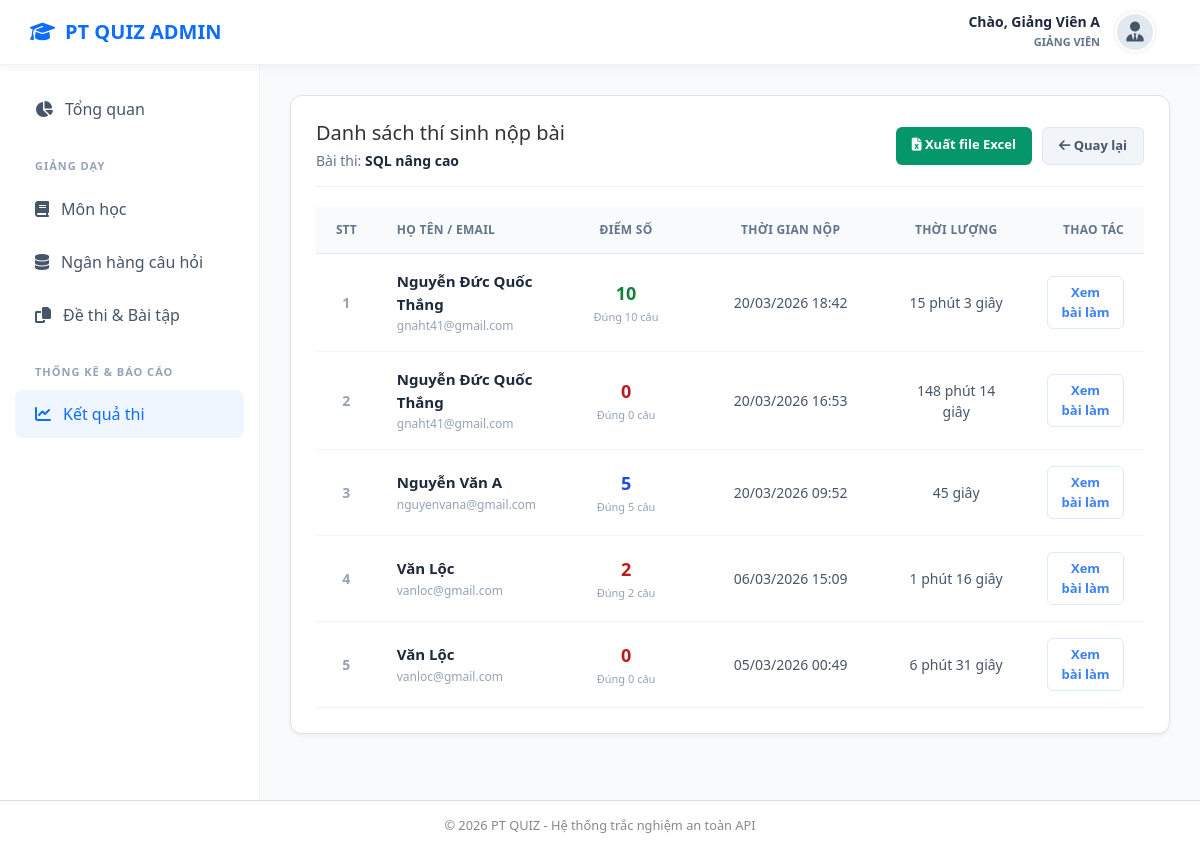
The app's page /index.php?act=ketqua-thi&id_baithi=34 (signed in), older data.
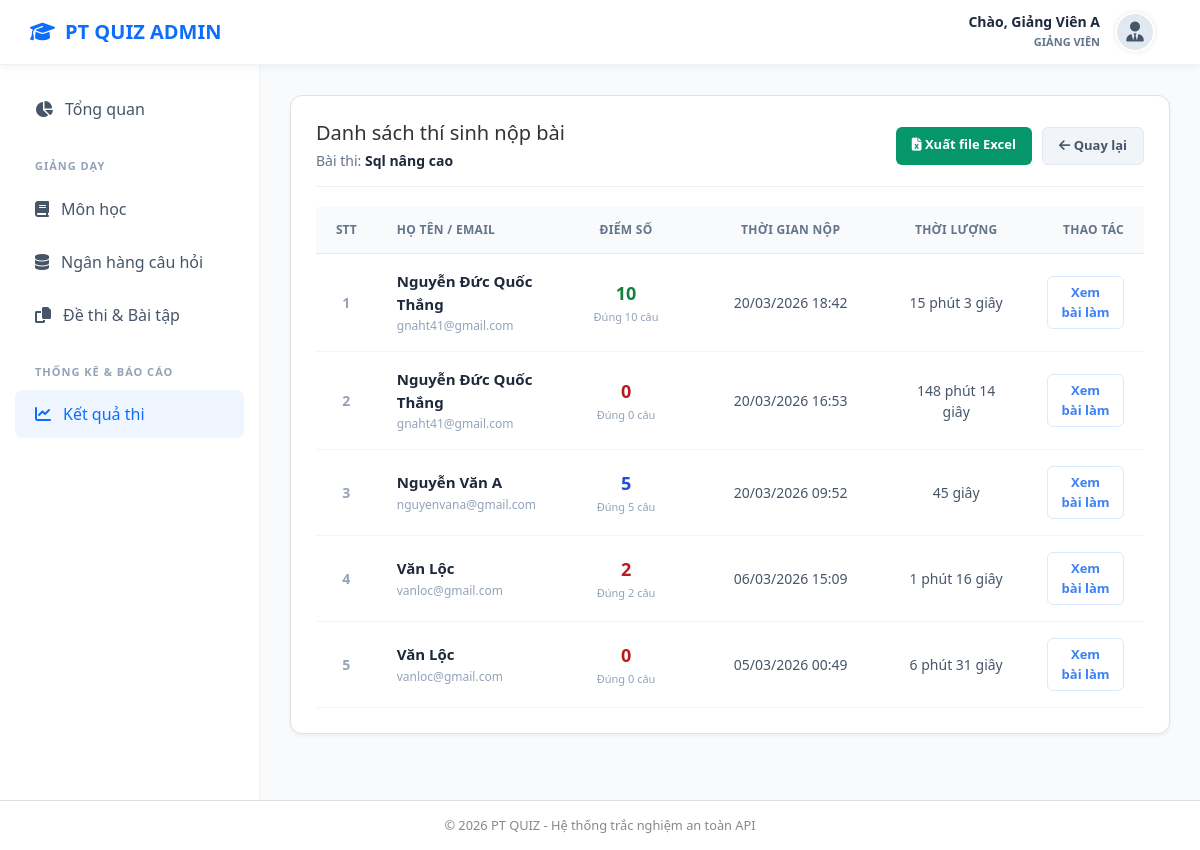
The same page, newer data.
### tables this page shows
CREATE TABLE `baithi` (
  `id_baithi` int(11) NOT NULL,
  `id_monhoc` int(11) DEFAULT NULL,
  `ten_baithi` varchar(255) DEFAULT NULL,
  `mieuta` text DEFAULT NULL,
  `tongcauhoi` int(11) DEFAULT NULL,
  `thoigianlam` int(11) DEFAULT NULL,
  `thoigianbatdau` datetime DEFAULT NULL,
  `thoigianketthuc` datetime DEFAULT NULL,
  `trangthai` varchar(50) DEFAULT NULL,
  `xao_tron` tinyint(1) NOT NULL DEFAULT 0,
  `hien_dapan` tinyint(1) DEFAULT 0,
  `ngaytao` datetime DEFAULT NULL
);

### controller/giangvien/ketqua.controller.php (called while the page is built, shortened)
<?php
require_once __DIR__ . "/../../model/giangvien/ketqua.model.php";
function ketqua_index() {
    $id_giangvien = $_SESSION['user']['id_nguoidung'] ?? 0;
    if (isset($_GET['id_baithi'])) {
        $id_baithi = (int)$_GET['id_baithi'];
        $submissions = get_exam_submissions($id_baithi);
        $conn = Database::connect();
        $stmt = $conn->prepare("SELECT ten_baithi FROM baithi WHERE id_baithi = ?");
        $stmt->bind_param("i", $id_baithi);
        $stmt->execute();
        $baithi = $stmt->get_result()->fetch_assoc();
        return [
            'id_baithi' => $id_baithi,
            'title' => "Kết quả: " . ($baithi['ten_baithi'] ?? '---'),
            'view' => "views/giangvien/ketqua/submissions.php",
            'data' => $submissions,
            'baithi' => $baithi
        ];
    }
    $list_baithi = get_exam_results_summary($id_giangvien);
    return [
        'title' => "Kết quả thi",
        'view' => "views/giangvien/ketqua/list.php",
        'data' => $list_baithi
    ];
}

### model/giangvien/ketqua.model.php (called while the page is built, shortened)
<?php
function get_exam_submissions($id_baithi) {
    $conn = Database::connect();
    $sql = "SELECT
                l.id_lanthi,
                l.id_nguoidung,
                n.ten as ten_thisinh,
                n.email as email_thisinh,
                l.diem,
                l.socaudung,
                l.thoigianbatdau,
                l.thoigiannop,
                TIMESTAMPDIFF(SECOND, l.thoigianbatdau, l.thoigiannop) as thoi_gian_lam_giay
            FROM lanthi l
            JOIN nguoidung n ON l.id_nguoidung = n.id_nguoidung
            WHERE l.id_baithi = ? AND l.trangthai = 'done'
            ORDER BY l.thoigiannop DESC";
    $stmt = $conn->prepare($sql);
    $stmt->bind_param("i", $id_baithi);
    $stmt->execute();
    $result = $stmt->get_result();
    $data = $result->fetch_all(MYSQLI_ASSOC);
    return $data;
}

### views/giangvien/ketqua/submissions.php (the view)
<div class="card" style="background: white; padding: 25px; border-radius: 12px; border: 1px solid #dee2e6; box-shadow: 0 2px 4px rgba(0,0,0,0.05);">
    <div style="display: flex; justify-content: space-between; align-items: center; margin-bottom: 20px; padding-bottom: 15px; border-bottom: 1px solid #eee;">
        <div>
            <h2 style="margin: 0; color: #333; font-size: 20px;">Danh sách thí sinh nộp bài</h2>
            <div style="margin-top: 5px; color: #64748b; font-size: 14px;">
                Bài thi: <strong style="color: #1e293b;"><?= htmlspecialchars($baithi['ten_baithi'] ?? '---') ?></strong>
            </div>
        </div>
        <div style="display:flex; gap:10px;">
            <a href="api/ketqua/export-excel?id_baithi=<?= $id_baithi ?>"
               style="background:#059669; color:white; padding:8px 16px; border-radius:6px; text-decoration:none; font-size:13px; font-weight:600; border:none;">
               <i class="fas fa-file-excel"></i> Xuất file Excel
            </a>
            <a href="index.php?act=ketqua-thi"
               style="background:#f1f5f9; color:#475569; padding:8px 16px; border-radius:6px; text-decoration:none; font-size:13px; font-weight:600; border:1px solid #e2e8f0;">
               <i class="fas fa-arrow-left"></i> Quay lại
            </a>
        </div>
    </div>
    <table style="width: 100%; border-collapse: collapse;">
        <thead>
            <tr style="background: #f8fafc; border-bottom: 1px solid #e2e8f0;">
                <th style="padding: 14px 20px; text-align: center; color:#64748b; font-size:12px; font-weight:600; text-transform:uppercase; width:60px;">STT</th>
                <th style="padding: 14px 20px; text-align: left; color:#64748b; font-size:12px; font-weight:600; text-transform:uppercase; letter-spacing:0.025em;">Họ tên / Email</th>
                <th style="padding: 14px 20px; text-align: center; color:#64748b; font-size:12px; font-weight:600; text-transform:uppercase; letter-spacing:0.025em; width:150px;">Điểm số</th>
                <th style="padding: 14px 20px; text-align: center; color:#64748b; font-size:12px; font-weight:600; text-transform:uppercase; letter-spacing:0.025em; width:200px;">Thời gian nộp</th>
                <th style="padding: 14px 20px; text-align: center; color:#64748b; font-size:12px; font-weight:600; text-transform:uppercase; letter-spacing:0.025em; width:150px;">Thời lượng</th>
                <th style="padding: 14px 20px; text-align: right; color:#64748b; font-size:12px; font-weight:600; text-transform:uppercase; letter-spacing:0.025em; width:120px;">Thao tác</th>
            </tr>
        </thead>
        <tbody>
            <?php if (empty($data)): ?>
                <tr>
                    <td colspan="6" style="text-align:center; padding:40px; color:#94a3b8;">Chưa có thí sinh nào nộp bài thi này.</td>
                </tr>
            <?php else: ?>
                <?php foreach ($data as $index => $sub): ?>
                    <tr style="border-bottom:1px solid #f1f5f9; cursor:pointer;"
                        onclick="window.location.href='index.php?act=ketqua-thi&id_lanthi=<?= $sub['id_lanthi'] ?>'"
                        onmouseover="this.style.background='#f8fafc'" onmouseout="this.style.background='white'">
                        <td style="padding:16px 20px; text-align:center; color:#94a3b8; font-size:14px; font-weight:600;"><?= $index + 1 ?></td>
                        <td style="padding:16px 20px;">
                            <div style="font-weight:700; color:#1e293b; font-size:15px;"><?= htmlspecialchars($sub['ten_thisinh']) ?></div>
                            <div style="font-size:12px; color:#94a3b8; margin-top:2px;"><?= htmlspecialchars($sub['email_thisinh']) ?></div>
                        </td>
                        <td style="padding:16px 20px; text-align:center;">
                            <?php
                                $color = '#1e293b';
                                if ($sub['diem'] >= 8) $color = '#15803d';
                                elseif ($sub['diem'] >= 5) $color = '#1d4ed8';
                                else $color = '#b91c1c';
                            ?>
                            <div style="font-size:18px; font-weight:800; color:<?= $color ?>;"><?= $sub['diem'] ?></div>
                            <div style="font-size:11px; color:#94a3b8; margin-top:2px;">Đúng <?= $sub['socaudung'] ?> câu</div>
                        </td>
                        <td style="padding:16px 20px; text-align:center; color:#475569; font-size:14px;">
                            <?= date('d/m/Y H:i', strtotime($sub['thoigiannop'])) ?>
                        </td>
                        <td style="padding:16px 20px; text-align:center; color:#475569; font-size:14px;">
                            <?php
                                $s = $sub['thoi_gian_lam_giay'];
                                if ($s < 60) echo $s . " giây";
                                else echo floor($s / 60) . " phút " . ($s % 60) . " giây";
                            ?>
                        </td>
                        <td style="padding:16px 20px; text-align:right;">
                            <button style="background:#fff; color:#3b82f6; border:1px solid #dbeafe; padding:6px 12px; border-radius:6px; cursor:pointer; font-size:13px; font-weight:600;">Xem bài làm</button>
                        </td>
                    </tr>
                <?php endforeach; ?>
            <?php endif; ?>
        </tbody>
    </table>
</div>

Row changes from the older to the newer data that the page shows:
changed baithi: ten_baithi "SQL nâng cao" → "Sql nâng cao"
